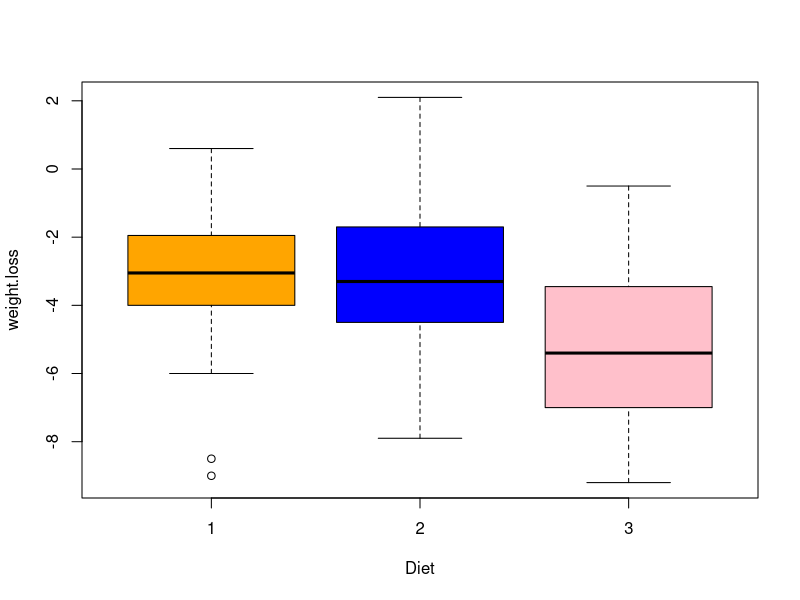

Generate this figure with R:
diet <- read.csv("./SW02/Diet.csv")

head(diet)

diet$weight.loss <- diet$weight6weeks - diet$pre.weight

head(diet)


boxplot(weight.loss ~ Diet, data = diet, col = c("orange", "blue", "pink"))
